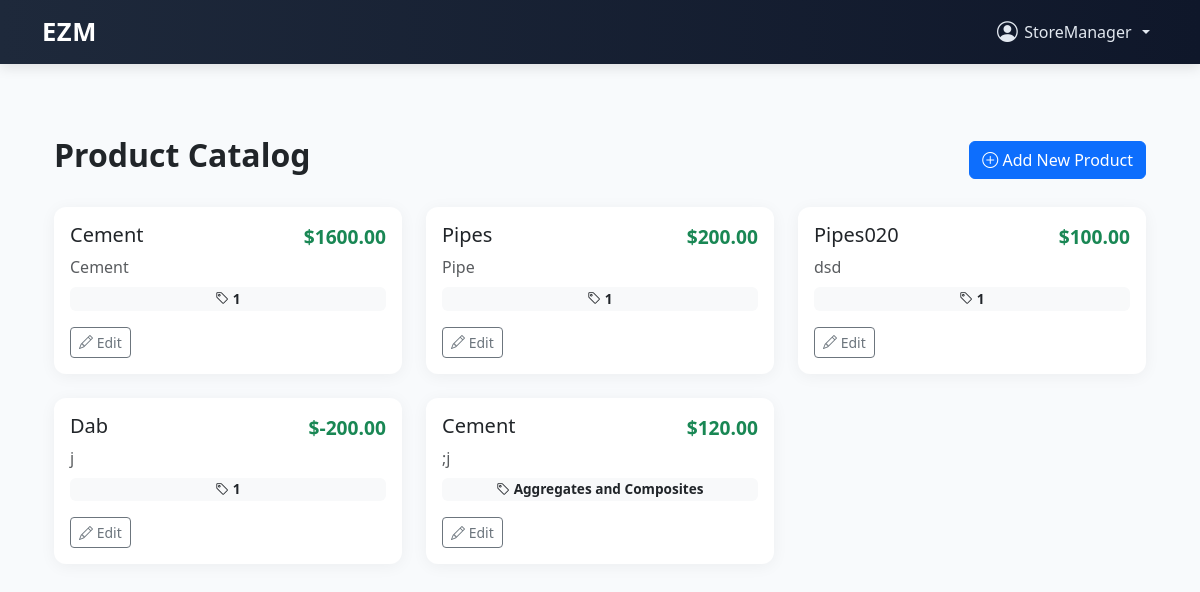
Screenshot of /inventory/products/ (signed in) with the database file from the repository.
### users/models.py (models this page shows)
class CustomUser(AbstractUser):
    ROLE_CHOICES = [
        ('admin', 'Admin'),
        ('head_manager', 'Head Manager'),
        ('store_manager', 'Store Manager'),
        ('cashier', 'Cashier'),
    ]
    role = models.CharField(max_length=20, choices=ROLE_CHOICES)
    store = models.ForeignKey('store.Store', on_delete=models.SET_NULL, null=True, blank=True) # Add this line
    is_first_login = models.BooleanField(default=True)
    phone_number = models.CharField(max_length=20, blank=True)

### Inventory/models.py (models this page shows, shortened)
class Product(models.Model):
    name = models.CharField(max_length=100)
    category = models.CharField(max_length=100, choices=SETTINGS_CHOICES, default='')
    description = models.TextField()
    price = models.DecimalField(max_digits=10, decimal_places=2)
    material = models.TextField()

### Inventory/views.py (the view)
# urls.py: path('products/', ProductListView.as_view(), name='product_list'),
class ProductListView(LoginRequiredMixin, ListView):
    model = Product
    template_name = 'inventory/product_list.html'
    context_object_name = 'products'

### templates/inventory/product_list.html (shortened to what this page needs)
{% extends 'base.html' %}
{% block content %}
<link rel="stylesheet" href="https://cdn.jsdelivr.net/npm/bootstrap-icons@1.10.5/font/bootstrap-icons.css">
<div class="container mt-5">
    <div class="d-flex justify-content-between align-items-center mb-4">
        <h2 class="fw-bold">Product Catalog</h2>
        {% if request.user.role == 'head_manager' or request.user.role == 'store_manager' %}
        <a href="{% url 'product_create' %}" class="btn btn-primary add-product-btn">
            <i class="bi bi-plus-circle"></i> Add New Product
        </a>
        {% endif %}
    </div>
    {% if products %}
    <div class="row g-4">
        {% for product in products %}
        <div class="col-md-6 col-lg-4">
            <div class="card product-card h-100">
                <div class="card-body d-flex flex-column">
                    <div class="d-flex justify-content-between align-items-start">
                        <h5 class="card-title mb-2">{{ product.name }}</h5>
                        <span class="product-price">${{ product.price }}</span>
                    </div>
                    <p class="card-text text-muted mb-2">{{ product.description|truncatewords:20 }}</p>
                    <span class="badge bg-light text-dark product-category mb-3">
                        <i class="bi bi-tag"></i> {{ product.category }}
                    </span>
                    <div class="mt-auto product-controls">
                        {% if request.user.role == 'head_manager' or request.user.role == 'store_manager' %}
                        <a href="{% url 'product_update' product.pk %}" class="btn btn-outline-secondary btn-sm">
                            <i class="bi bi-pencil"></i> Edit
                        </a>
                        {% endif %}
                    </div>
                </div>
            </div>
        </div>
        {% endfor %}
    </div>
    {% else %}
    <div class="alert alert-warning mt-4" role="alert">
        No products found.
    </div>
    {% endif %}
</div>
{% endblock %}

### templates/base.html (shortened to what this page needs)
<!DOCTYPE html>
<html lang="en">
<head>
  <link href="https://cdn.jsdelivr.net/npm/bootstrap@5.3.0/dist/css/bootstrap.min.css" rel="stylesheet" />
  <link href="https://cdn.jsdelivr.net/npm/bootstrap-icons@1.10.5/font/bootstrap-icons.css" rel="stylesheet" />
</head>
<body>
  <nav class="navbar navbar-expand-lg navbar-custom">
    <div class="container">
      <a class="navbar-brand" href="{% url 'login' %}">EZM</a>
      <div class="collapse navbar-collapse justify-content-end" id="navbarContent">
        <ul class="navbar-nav align-items-center">
          {% if user.is_authenticated %}
          <li class="nav-item dropdown">
            <a class="nav-user-dropdown nav-link dropdown-toggle" href="#" id="userDropdown" role="button"
              data-bs-toggle="dropdown" aria-expanded="false">
              <i class="bi bi-person-circle nav-user-icon"></i> {{ user.username }}
            </a>
          </li>
          {% else %}
          <li class="nav-item me-2">
            <a class="nav-link btn btn-light text-dark px-3" href="{% url 'login' %}">Login</a>
          </li>
          {% endif %}
        </ul>
      </div>
    </div>
  </nav>
  <div class="container py-4">
    {% block content %}{% endblock %}
  </div>
</body>
</html>

### templates/base.html (style rules this page uses)
body { background-color: #f8fafc; font-family: 'Segoe UI', sans-serif; }
.navbar-custom { background: linear-gradient(to right, #1e293b, #0f172a); box-shadow: 0 4px 12px rgba(0, 0, 0, 0.1); }
.navbar-brand { font-weight: 700; font-size: 1.6rem; letter-spacing: 0.5px; color: #ffffff !important; transition: color 0.3s ease; }
.nav-link { color: #e2e8f0 !important; }
.nav-user-dropdown { color: #fff; cursor: pointer; display: flex; align-items: center; gap: 0.4rem; font-weight: 500; user-select: none; }
.nav-user-icon { font-size: 1.3rem; }

### templates/inventory/product_list.html (style rules this page uses)
.product-card { border: none; border-radius: 0.75rem; box-shadow: 0 0.15rem 1rem rgba(0, 0, 0, 0.05); transition: transform 0.2s ease, box-shadow 0.2s ease; }
.product-price { font-size: 1.2rem; font-weight: bold; color: #198754; }
.product-category { font-size: 0.85rem; }
.product-controls .btn { margin-right: 0.5rem; }
.add-product-btn { float: right; }

### rows the page displays
CustomUser: username "StoreManager"
Product: name "Cement", price "1600.00", description "Cement", category "1"
Product: name "Pipes", price "200.00", description "Pipe", category "1"
Product: name "Pipes020", price "100.00", description "dsd", category "1"
Product: name "Dab", price "-200.00", description "j", category "1"
Product: name "Cement", price "120.00", description ";j", category "Aggregates and Composites"
